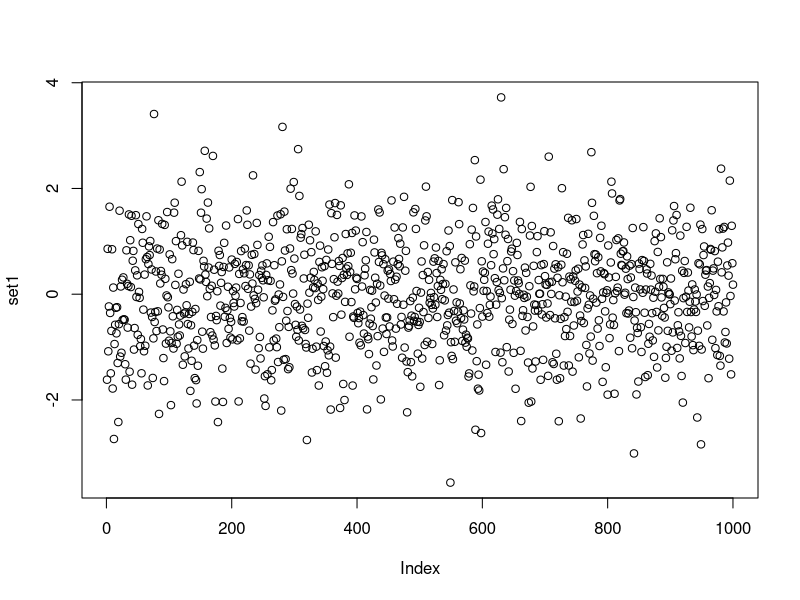
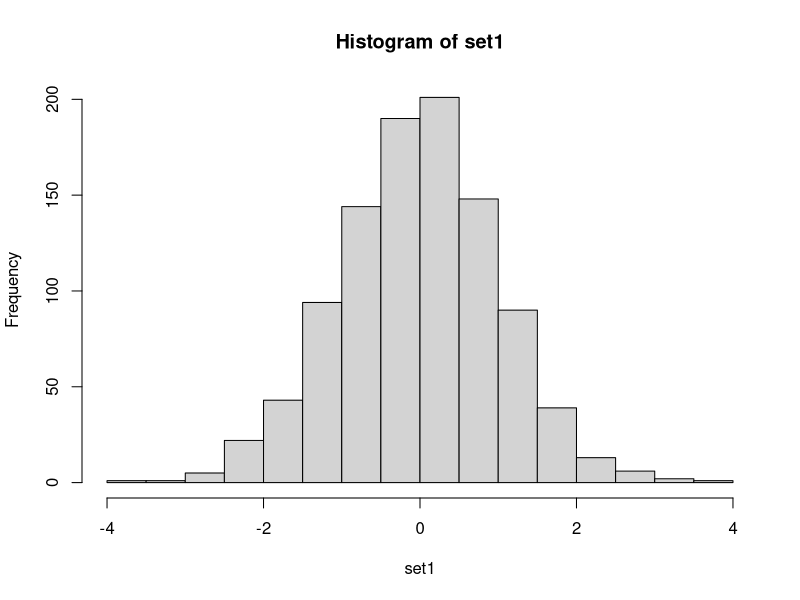
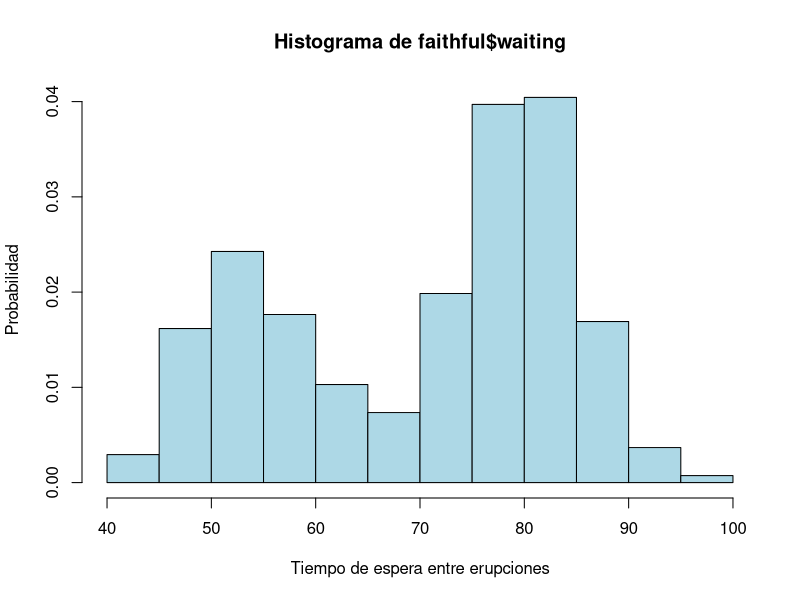
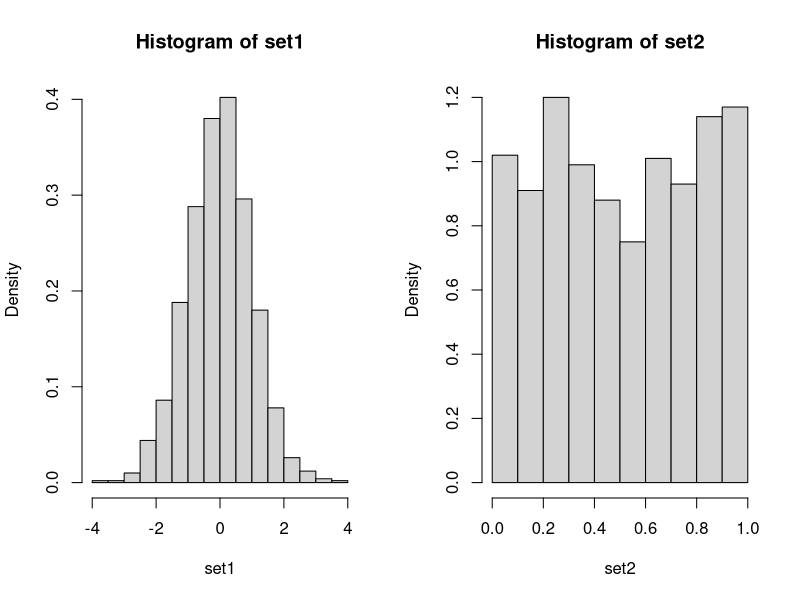
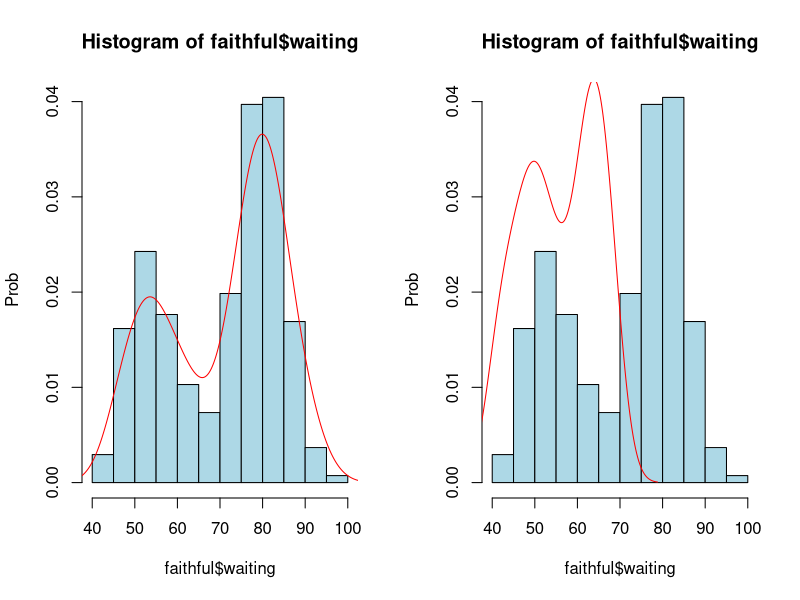
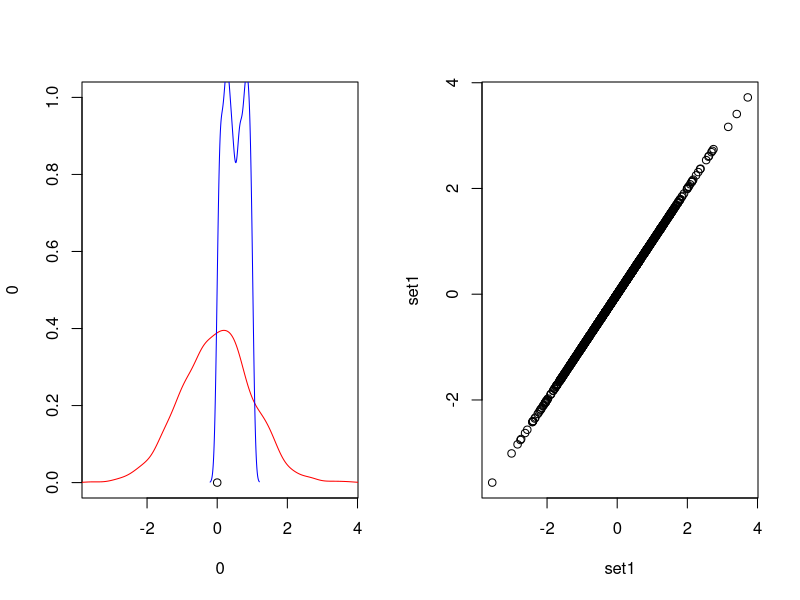
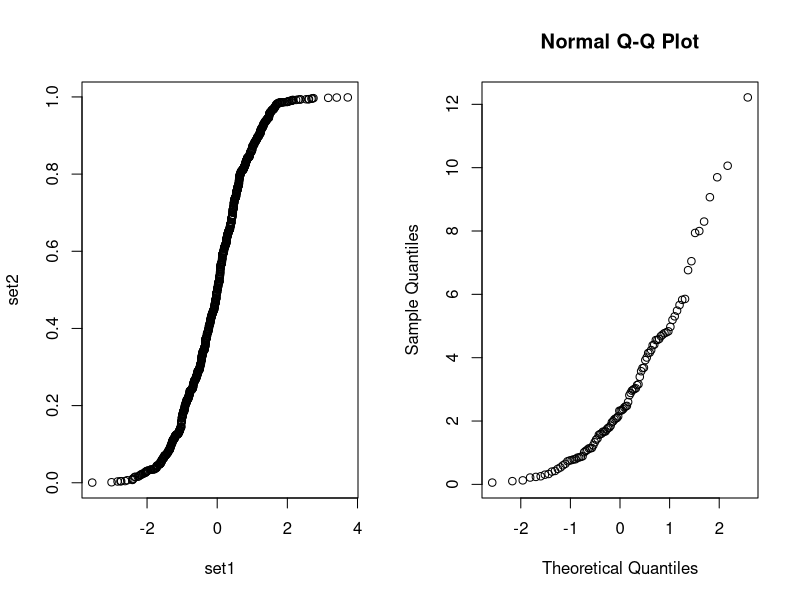
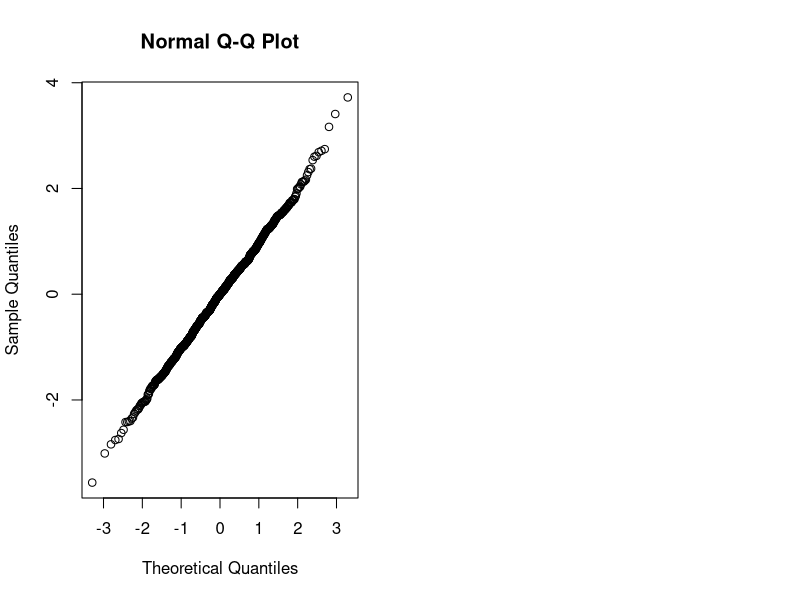

These charts were generated, in order, by the following R code:
###################################################
### chunk number 1: 
###################################################
options(width=40)


###################################################
### chunk number 2: 
###################################################
set1 <- rnorm(1000)
set2 <- runif(1000)


###################################################
### chunk number 3: 
###################################################
plot(set1)



###################################################
### chunk number 4:  eval=FALSE
###################################################
## ?hist
## hist(set1)


###################################################
### chunk number 5: 
###################################################
hist(set1)


###################################################
### chunk number 6:  eval=FALSE
###################################################
## hist(faithful$waiting, col="light blue", main="Histograma de faithful$waiting", xlab="Tiempo de espera entre erupciones", ylab="Probabilidad", prob=T)


###################################################
### chunk number 7: 
###################################################
hist(faithful$waiting, col="light blue", main="Histograma de faithful$waiting", xlab="Tiempo de espera entre erupciones", ylab="Probabilidad", prob=T)


###################################################
### chunk number 8:  eval=FALSE
###################################################
## par(mfrow=c(1,2))
## hist(set1, prob=T)
## hist(set2, prob=T)
## par(mfrow=c(1,1))


###################################################
### chunk number 9: 
###################################################
par(mfrow=c(1,2))
hist(set1, prob=T)
hist(set2, prob=T)


###################################################
### chunk number 10:  eval=FALSE
###################################################
## hist(faithful$waiting, prob=TRUE, ylab="Prob", col="light blue")
## lines(density(faithful$waiting), col="red")
## 
## set3 <- runif(100, 40, 70)
## hist(faithful$waiting, prob=TRUE, ylab="Prob", col="light blue")
## lines(density(set3), col="red")


###################################################
### chunk number 11: 
###################################################
hist(faithful$waiting, prob=TRUE, ylab="Prob", col="light blue")
lines(density(faithful$waiting), col="red")


###################################################
### chunk number 12: 
###################################################
set3 <- runif(100, 40, 70)
hist(faithful$waiting, prob=TRUE, ylab="Prob", col="light blue")
lines(density(set3), col="red")


###################################################
### chunk number 13:  eval=FALSE
###################################################
## plot(0, 0, ylim=c(0,1), xlim=c(min(set1), max(set1)))
## lines(density(set1), col="red")
## lines(density(set2), col="blue")


###################################################
### chunk number 14: 
###################################################
plot(0, 0, ylim=c(0,1), xlim=c(min(set1), max(set1)))
lines(density(set1), col="red")
lines(density(set2), col="blue")


###################################################
### chunk number 15:  eval=FALSE
###################################################
## qqplot(set1, set1)
## qqplot(set1, set2)


###################################################
### chunk number 16: 
###################################################
qqplot(set1, set1)


###################################################
### chunk number 17: 
###################################################
qqplot(set1, set2)


###################################################
### chunk number 18:  eval=FALSE
###################################################
## set4 <- rchisq(100, 3)
## qqnorm(set4)
## qqnorm(set1)


###################################################
### chunk number 19: 
###################################################
set4 <- rchisq(100,3)
qqnorm(set4)


###################################################
### chunk number 20: 
###################################################
qqnorm(set1)


